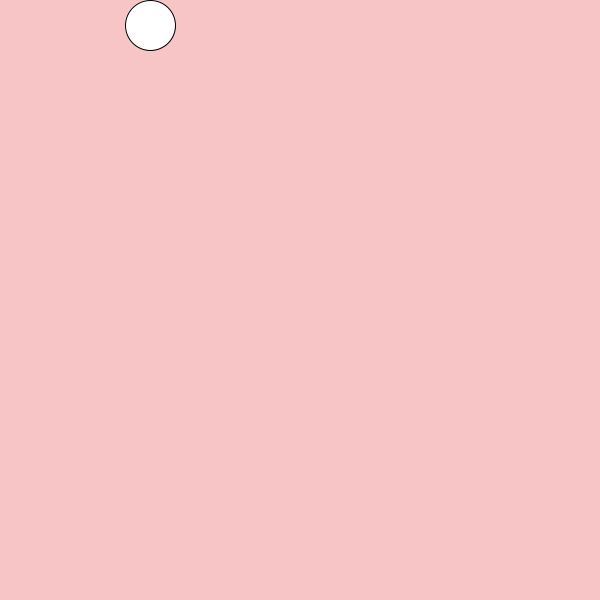
Frame 1 (no input)
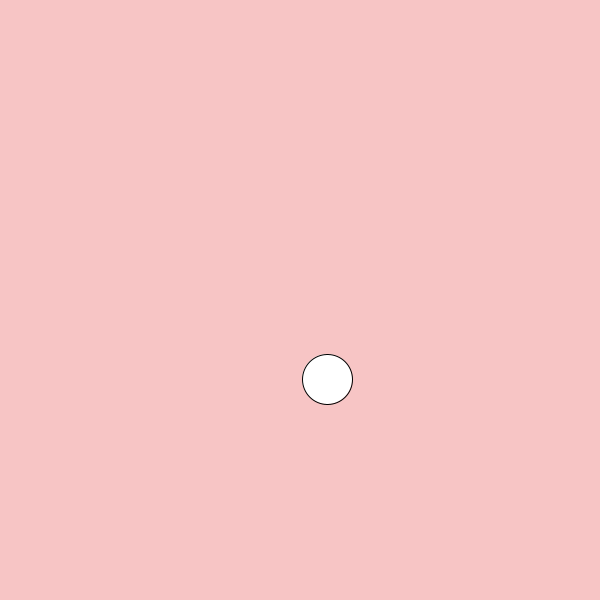
Frame 60 (the mouse pressed at the canvas centre just before this capture)
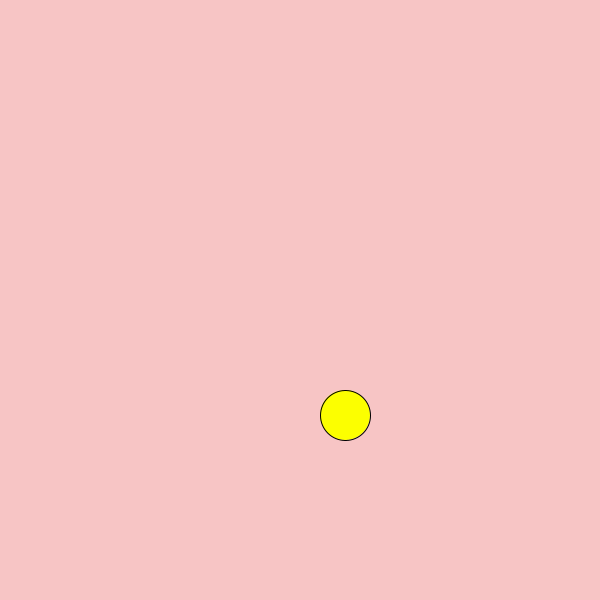
Frame 120 (the mouse held since frame 60 and released just before this capture)

The Processing sketch that drew these frames (run headless with seeded random() and noise(); from frame 60 on, the mouse is pressed at the canvas centre):

// Processing sketch: processing_111225
// ── processing_111225.pde

int radius=50;
int distance=radius/2;
int speed=6;
int direction=1;
int distancex=radius*3;
int directionx=5;
float r = random(200);


void setup(){
smooth();
size(600, 600);
colorMode(HSB, 360, 100, 100);
background(0, 20, 97);

}

void draw(){
  background(0, 20, 97);
  //fill(random(360), random(360), random(360));
  //ellipse(distance, distance, radius, radius);//distance in the x direction makes it bounce diagonally
  ellipse(distancex, distance, radius, radius);//the ball
  distance+=direction*speed;
  distancex+=direction*speed/2;//causes ball to bounce diagonally
  
  if (distance > height-radius/2) {
  //distance=-radius;//makes tranistion occur above the edge of the screen
direction = -direction;//makes it bounce once it hits bottom, but goes away when hits top again.
  } if (distance < 0+radius/2) {//how it bounces back from the top
    direction = -direction;
  }
if (distancex>width-radius/3){
  distancex=-directionx;
}
if (distancex<0+radius/2) {
  directionx=-directionx;
}
if (distance<20){//cahnges color when hits top
  fill(random(255), 360, 360);
}
if(distance>570){//changes color when hits bottom
  fill(random(255), 360, 360);
}
  
}
//
//==//if this is true and this is true
//&&//and and
//||// or or
